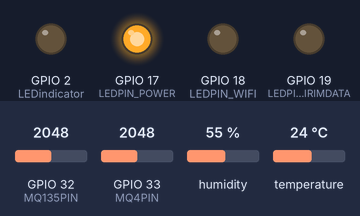
This sketch was run on a simulated ESP32. On the bench: output pins drawn as LEDs (lit = HIGH). The test bench sets the inputs (shaded band); at power-on: GPIO 32 (MQ135PIN) = 2048, GPIO 33 (MQ4PIN) = 2048, humidity 55 %, temperature 24 °C. WiFi joins after 1.5 s; servers stay silent unless stated; uploads are accepted with an empty reply; random numbers use the default seed unless the sketch sets one; what the sketch prints to the serial monitor is not drawn.

Above: at 0.1 s.
At 2.0 s:
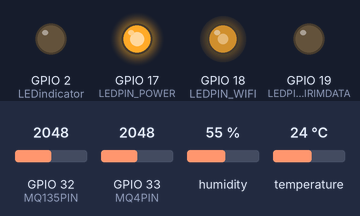
At 60.42 s:
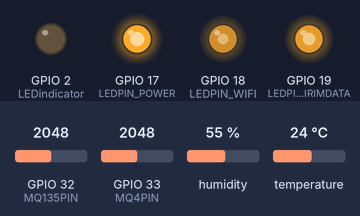
Timing chart, 0 to 122.7 s (numbered marks = the images above):
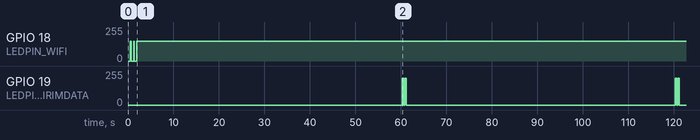

Measured:
- by itself, GPIO 19 (LEDPIN_KIRIMDATA): 0/255 → 200/255 at 60.3 s, → 0/255 0.30 s later, → 200/255 0.28 s later, → 0/255 0.30 s later, … (8 changes in this stretch)

The sketch:

mpquic.ino
```cpp
#include <WiFi.h>
#include <WiFiClientSecure.h>  // For HTTPS support
#include <HTTPClient.h>
#include <Adafruit_Sensor.h>
#include <DHT.h>
#include <DHT_U.h>
#include <WiFiUdp.h>

#define DHTPIN 27       // Pin for the DHT-11 sensor
#define MQ135PIN 32     // Pin for the MQ-135 sensor
#define MQ4PIN 33       // Metana
#define MQ137PIN 35     // CO2
#define LEDindicator 2  // Built-in LED for ESP32
#define LEDPIN_POWER 17
#define LEDPIN_WIFI 18
#define LEDPIN_KIRIMDATA 19

#define DHTTYPE DHT11  // DHT 11

const char* ssid = "RIAN";
const char* password = "rianwelut";

String URL_temperature = "https://mpquic.research-ai.my.id/api/device/temperature";
String URL_metana = "https://mpquic.research-ai.my.id/api/device/metana";
String URL_humidity = "https://mpquic.research-ai.my.id/api/device/humidity";
String URL_dioksida = "https://mpquic.research-ai.my.id/api/device/dioksida";
String URL_amonia = "https://mpquic.research-ai.my.id/api/device/amonia";

String ip_local = "192.168.100.3";
String URL_temperature_local = "http://" + ip_local + "/is4ac_local/temperature_data.php";
String URL_metana_local = "http://" + ip_local + "/is4ac_local/metana_data.php";
String URL_humidity_local = "http://" + ip_local + "/is4ac_local/humidity_data.php";
String URL_dioksida_local = "http://" + ip_local + "/is4ac_local/dioksida_data.php";
String URL_amonia_local = "http://" + ip_local + "/is4ac_local/amonia_data.php";

int id_alat_iot = 1;
const int tipe_data = 3;
const int metode_kirim_data = 1;
const int config_server = 1;

int t;
int h;
int mq135Value;
int mq4Value;
int mq137Value;
int ulang;
DHT_Unified dht(DHTPIN, DHTTYPE);
sensors_event_t event;

unsigned long previousMillis = 0;
const long interval = 60000;  // Interval set to 1 minute (60000 milliseconds)

void setup() {
  Serial.begin(115200);

  dht.begin();
  delay(5);

  pinMode(LEDindicator, OUTPUT);
  pinMode(LEDPIN_KIRIMDATA, OUTPUT);
  pinMode(LEDPIN_POWER, OUTPUT);
  pinMode(LEDPIN_WIFI, OUTPUT);
  pinMode(MQ135PIN, INPUT);
  delay(5);

  digitalWrite(LEDindicator, LOW);
  digitalWrite(LEDPIN_KIRIMDATA, LOW);
  digitalWrite(LEDPIN_POWER, LOW);
  digitalWrite(LEDPIN_WIFI, LOW);
  delay(5);
  digitalWrite(LEDPIN_POWER, HIGH);
  delay(5);

  Serial.println("Connecting to WiFi...");
  WiFi.begin(ssid, password);
  while (WiFi.status() != WL_CONNECTED) {
    delay(500);
    Serial.print(".");
    analogWrite(LEDPIN_WIFI, 150);
    delay(200);
    analogWrite(LEDPIN_WIFI, 0);
  }
  Serial.println("WiFi connected");
  analogWrite(LEDPIN_WIFI, 150);
  delay(10);
  Serial.println(WiFi.localIP());
  tampilkan_konfigurasi();
  delay(10);

  cek_sensor_dht();
  delay(10);
  cek_sensor_mq();

  delay(5);
  getDataSensor();
  delay(5);
}

void loop() {
  unsigned long currentMillis = millis();

  // Check if 1 minute has passed
  if (currentMillis - previousMillis >= interval) {
    previousMillis = currentMillis; // Reset the timer

    sendDataSensor(); // Send data every 1 minute
  }
}

void cek_sensor_mq() {
  updateSensorMQ135BeforeGet();
  delay(10);
  updateSensorMQ4BeforeGet();
  delay(10);
}

void cek_sensor_dht() {
  sensor_t sensor;
  dht.temperature().getSensor(&sensor);
  delay(10);
  dht.humidity().getSensor(&sensor);

  dht.temperature().getEvent(&event);
  if (isnan(event.temperature)) {
    Serial.println(F("Error reading temperature!"));
  }
  Serial.print(F("Temperature: "));
  Serial.print(event.temperature);
  Serial.println(F("°C"));
  delay(10);

  dht.humidity().getEvent(&event);
  if (isnan(event.relative_humidity)) {
    Serial.println(F("Error reading humidity!"));
  }
  Serial.print(F("Humidity: "));
  Serial.print(event.relative_humidity);
  Serial.println(F("%"));
  delay(10);
}

void tampilkan_konfigurasi() {
  Serial.println("Current Device Configuration");

  if (tipe_data == 1) Serial.println("Using Sensor Data");
  if (tipe_data == 2) Serial.println("Using Dummy Data");
  if (tipe_data == 3) Serial.println("DHT sensor data, ammonia, dioxide dummy data");

  if (metode_kirim_data == 1) Serial.println("Data sent Automatically at regular intervals");
  if (metode_kirim_data == 2) Serial.println("Data sent manually using a trigger");

  if (config_server == 1) Serial.println("Using Public Server");
  if (config_server == 2) Serial.println("Using Local Server");

  Serial.println(id_alat_iot);
  delay(5);
}

void dataSensorToHTTP(int idalat, int nilaisensor, String URL) {
  getDataSensor();
  delay(20);
  String postData = "id_alat=" + String(idalat) + "&nilai=" + String(nilaisensor);

  WiFiClientSecure client;
  client.setInsecure();  // Disable SSL certificate verification

  HTTPClient http;
  http.begin(client, URL);
  http.addHeader("Content-Type", "application/x-www-form-urlencoded");

  auto httpCode = http.POST(postData);
  String payload = http.getString();
  Serial.println(URL);
  Serial.println(postData);
  Serial.println(payload);

  blinkled();
  http.end();
}

void blinkled() {
  analogWrite(LEDPIN_KIRIMDATA, 200);
  delay(300);
  analogWrite(LEDPIN_KIRIMDATA, 0);
  delay(10);
}

void updateSensorMQ137BeforeGet() {
  mq137Value = 0.75 * mq135Value + -0.635;
  Serial.print("NH3 | PPM: ");
  Serial.println(mq137Value);
  delay(10);
}

void updateSensorMQ135BeforeGet() {
  int analogValue = analogRead(MQ135PIN);
  float voltage = analogValue * (3.3 / 4095.0);
  float rs = (3.3 * 20.0 / voltage) - 20.0;
  mq135Value = 116.6020682 * pow(rs / 76.63, -2.769034857);
  Serial.print("CO2 | PPM: ");
  Serial.println(mq135Value);
  delay(10);
}

void updateSensorMQ4BeforeGet() {
  int analogValue = analogRead(MQ4PIN);
  float voltage = analogValue * (3.3 / 4095.0);
  float rs = (3.3 * 30.0 / voltage) - 30.0;
  mq4Value = 116.6020682 * pow(rs / 76.63, -2.769034857);
  Serial.print("Methane PPM: ");
  Serial.println(mq4Value);
  delay(10);
}

void getDataSensor() {
  if (tipe_data == 1) {
    dht.temperature().getEvent(&event);
    t = event.temperature;
    delay(10);
    dht.humidity().getEvent(&event);
    h = event.relative_humidity;
    delay(10);

    updateSensorMQ135BeforeGet();
    updateSensorMQ4BeforeGet();
    delay(5);
  }
  if (tipe_data == 2) {
    t = random(10, 33);
    h = random(33, 44);
    mq135Value = random(10, 33);
    mq4Value = random(33, 44);
    mq137Value = random(33, 44);
    delay(5);
  }
  if (tipe_data == 3) {
    dht.temperature().getEvent(&event);
    t = event.temperature;
    delay(10);
    dht.humidity().getEvent(&event);
    h = event.relative_humidity;
    delay(10);

    updateSensorMQ135BeforeGet();
    updateSensorMQ4BeforeGet();
    delay(5);
  }
}

void sendDataSensor() {
  if (config_server == 1) {
    dataSensorToHTTP(id_alat_iot, t, URL_temperature);
    dataSensorToHTTP(id_alat_iot, h, URL_humidity);
  }
  if (config_server == 2) {
    dataSensorToHTTP(id_alat_iot, t, URL_temperature_local);
    dataSensorToHTTP(id_alat_iot, h, URL_humidity_local);
  }
}
```
